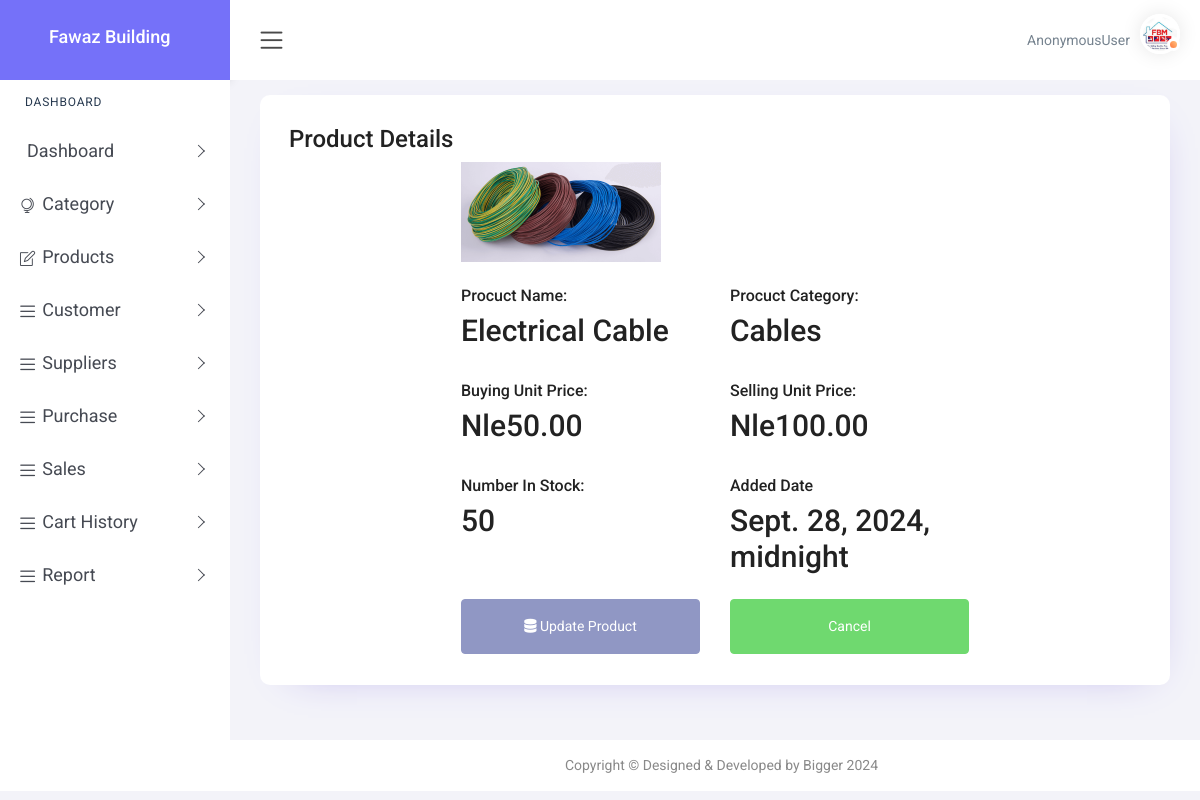
The page /view_product/1/ on the database as committed earlier.
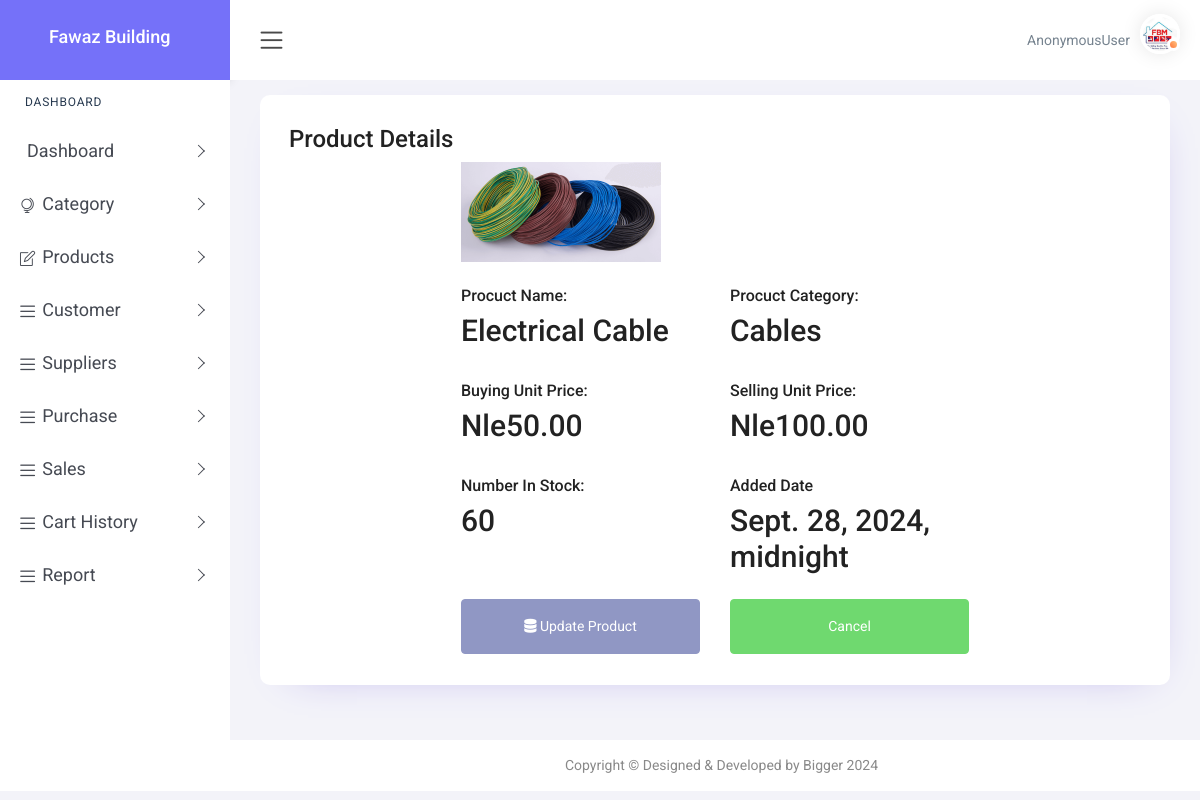
The same page on the database as committed later.
### app/models.py (models this page shows, shortened)
class Product(models.Model):
    product_name = models.CharField(max_length=100)
    product_category = models.ForeignKey(Category, on_delete=models.CASCADE)
    product_supplier = models.ForeignKey(Supplier, on_delete=models.CASCADE)
    in_stock = models.IntegerField()
    buying_price = models.DecimalField(max_digits=10, decimal_places=2)
    selling_price = models.DecimalField(max_digits=10, decimal_places=2)
    added_date = models.DateTimeField()
    profile = models.ImageField(upload_to='products/', blank=True, null=True)

class Category(models.Model):
    category_name = models.CharField(max_length=100)
    category_description = models.TextField(blank=True, null=True)
    created_at = models.DateTimeField(auto_now_add=True)
    def __str__(self):
        return self.category_name

### app/views.py (the view)
# urls.py: path('view_product/<int:product_id>/', views.view_product, name='view_product'),
def view_product(request, product_id):
    product = Product.objects.get(id=product_id)
    return render(request, 'view_product.html', {
        'product': product,
    })

### templates/view_product.html (shortened to what the changed rows need)
{% load static %}
<!DOCTYPE html>
<html lang="en">
<head>
    <link href="{% static 'plugins1/pg-calendar/css/pignose.calendar.min.css' %}" rel="stylesheet">
    <link rel="stylesheet" href="{% static 'plugins1/chartist/css/chartist.min.css' %}">
    <link rel="stylesheet" href="{% static 'plugins1/chartist-plugin-tooltips/css/chartist-plugin-tooltip.css' %}">
    <link href="{% static 'plugins1/tables/css/datatable/dataTables.bootstrap4.min.css' %}" rel="stylesheet">
    <link href="{% static 'css1/style.css' %}" rel="stylesheet">
    <link rel="stylesheet" href="https://cdnjs.cloudflare.com/ajax/libs/font-awesome/6.6.0/css/all.min.css" />
</head>
<body>
    <div id="main-wrapper">
        <div class="content-body">
            <div class="container-fluid">
                <div class="row">
                    <div class="col-12">
                        <div class="card">
                            <div class="card-body">
                                <div class="container">
                                    <div class="row">
                                        <div class="col-md-8 offset-md-2">
                                            <form method="post" enctype="multipart/form-data">
                                                <div class="container">
                                                     {% if product.profile %}
                                                     <img src="{{ product.profile.url }}" alt="Current Image" style="max-width: 200px; max-height: 200px;">
                                                    {% endif %}
                                                    <div class="row mt-4">
                                                        <div class="col-md-6"><h5>Procuct Name:</h5><h2>{{product.product_name}}</h2> </div>
                                                        <div class="col-md-6"><h5>Procuct Category:</h5><h2>{{product.product_category}}</h2> </div>
                                                    </div>
                                                    <div class="row mt-4">
                                                        <div class="col-md-6"><h5>Buying Unit Price:</h5><h2>Nle{{product.buying_price}}</h2> </div>
                                                        <div class="col-md-6"><h5>Selling Unit Price:</h5><h2>Nle{{product.selling_price}}</h2> </div>
                                                    </div>
                                                    <div class="row mt-4">
                                                        <div class="col-md-6"><h5>Number In Stock:</h5><h2>{{product.in_stock}}</h2> </div>
                                                        <div class="col-md-6"><h5>Added Date</h5><h2>{{product.added_date}}</h2> </div>
                                                    </div>
                                                    <div class="row mt-3">
                                                        <div class="col-md-6">
                                                        </div>
                                                        <div class="col-md-6">
                                                        </div>
                                                    </div>
                                                </div>
                                            </form>
                                        </div>
                                    </div>
                                </div>
                            </div>
                        </div>
                    </div>
                </div>
            </div>
        </div>
    </div>
</body>
</html>

Rows that differ between the two databases and show on the page:
changed Product "Electrical Cable": in_stock "50" → "60"
